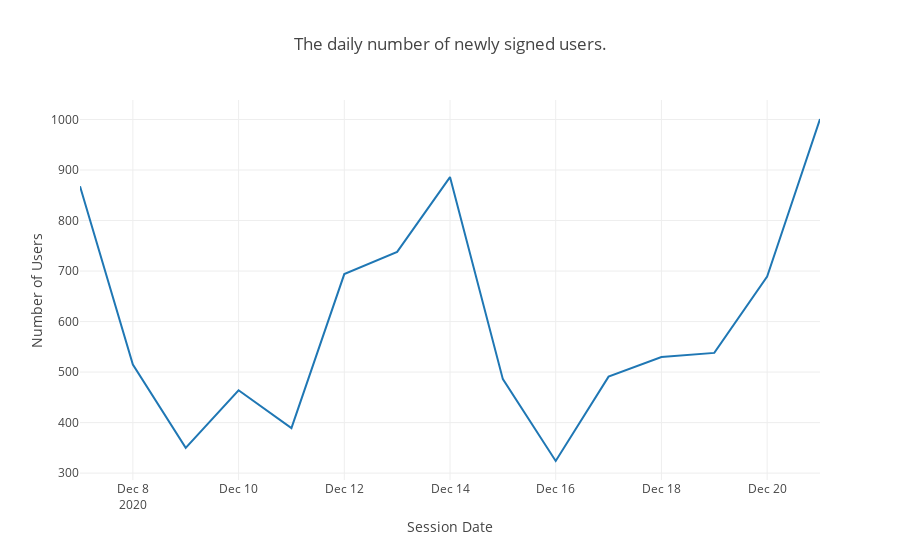

The cell this chart's notebook holds for it:
### Markdown cell above
*The dataset of new EU users who signed up in the online store from December 7 to 21, 2020 contains fewer unique users than the dataset containing test participants:*
* dataset `df_new_eu_users`: 8963 users
* dataset ` df_eu_test`: 9965 users

*I can assume that some users took part in A / B testing without prior registration in the online store, for example, using the 'Buy Now' button, etc. We can check this version later.*

*So let's continue with our new EU users.*

### Code cell
tmp_users_by_date = df_new_eu_users.groupby('first_date')['user_id'].agg([
    ('n_users', 'count')]).reset_index()

tmp_users_by_date

fig = px.line(tmp_users_by_date,
              x="first_date",
              y="n_users",
              title='The daily number of newly signed users.',
              labels={
                  'n_users': 'Number of Users',
                  'first_date': 'Session Date'
              })

fig.show()

### Figure 1 — Plotly figure (JSON) as saved in the notebook; plotly's stock layout.template omitted (floating-point values rounded to 4 significant figures)
{"data": [{"hovertemplate": "Session Date=%{x}<br>Number of Users=%{y}<extra></extra>", "legendgroup": "", "line": {"color": "#1F77B4", "dash": "solid"}, "marker": {"symbol": "circle"}, "mode": "lines", "name": "", "orientation": "v", "showlegend": false, "type": "scatter", "x": ["2020-12-07T00:00:00", "2020-12-08T00:00:00", "2020-12-09T00:00:00", "2020-12-10T00:00:00", "2020-12-11T00:00:00", "2020-12-12T00:00:00", "2020-12-13T00:00:00", "2020-12-14T00:00:00", "2020-12-15T00:00:00", "2020-12-16T00:00:00", "2020-12-17T00:00:00", "2020-12-18T00:00:00", "2020-12-19T00:00:00", "2020-12-20T00:00:00", "2020-12-21T00:00:00"], "xaxis": "x", "y": [868, 515, 350, 464, 389, 694, 738, 886, 486, 324, 491, 530, 538, 689, 1001], "yaxis": "y"}], "layout": {"legend": {"tracegroupgap": 0}, "title": {"text": "The daily number of newly signed users."}, "xaxis": {"anchor": "y", "domain": [0, 1], "title": {"text": "Session Date"}}, "yaxis": {"anchor": "x", "domain": [0, 1], "title": {"text": "Number of Users"}}}}
